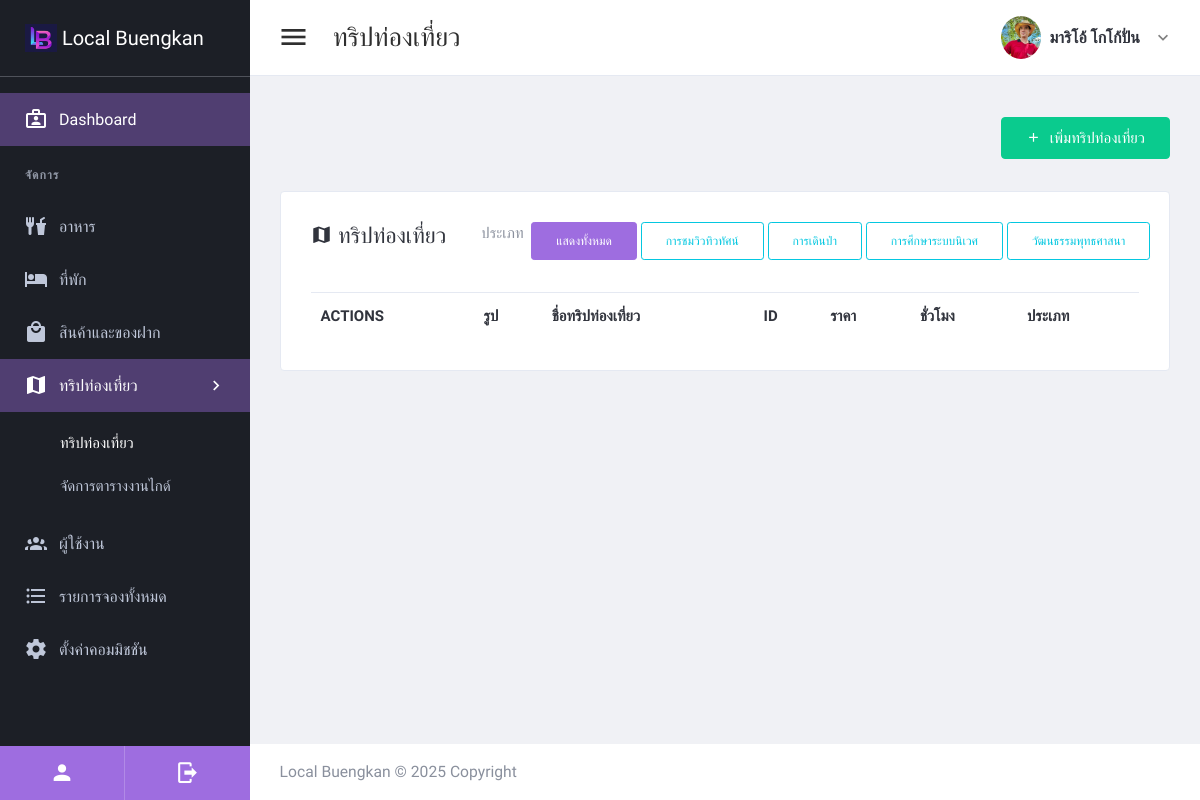
/admin92837/tours.php (signed in), run on the app's committed database.
### tables this page shows
CREATE TABLE `tour_category` (
  `tc_id` int(6) NOT NULL,
  `tc_name` varchar(200) NOT NULL
);

### admin92837/tours.php (the view, shortened to what this page needs)
<!DOCTYPE html>
<html lang="en" dir="ltr">
  <head>
  <link href="plugins/material/css/materialdesignicons.min.css" rel="stylesheet" />
  <link href="plugins/simplebar/simplebar.css" rel="stylesheet" />
  <link href="plugins/nprogress/nprogress.css" rel="stylesheet" />
  <link href="plugins/prism/prism.css" rel="stylesheet" />
    <link href="plugins/toaster/toastr.min.css" rel="stylesheet">
  <link href="plugins/DataTables/DataTables-1.10.18/css/jquery.dataTables.min.css" rel="stylesheet" />
  <link id="main-css-href" rel="stylesheet" href="css/style.css" />
</head>
  <body class="navbar-fixed sidebar-fixed" id="body">
    <div class="wrapper">
<?php include("left-sidebar.php"); ?>
      <div class="page-wrapper">
<?php include("header.php"); ?>
        <div class="content-wrapper">
          <div class="content">
 <div class="card card-default border-0 bg-transparent">
  <div class="card-header align-items-center p-0">
    <a href="#" class="btn btn-success" data-toggle="modal" data-target="#ModalFormAdd">
      <i class="mdi mdi-plus mr-1"></i> เพิ่มทริปท่องเที่ยว
    </a>
  </div>
</div>
<div class="card card-default">
  <div class="card-header">
    <h2><i class="mdi mdi-map"></i> ทริปท่องเที่ยว</h2>
      <div class="row text-right">
      ประเภท &nbsp;
           <button class="btn btn-primary btn-sm category-btn" data-category="all">แสดงทั้งหมด</button>&nbsp;
      <?php
include_once("../connectdb.php");
$sql2 = "SELECT * FROM `tour_category` ORDER BY `tc_id` ASC";
$result2 = $conn->query($sql2);
while ($row2 = $result2->fetch_assoc()) {
?>
					<button class="btn btn-outline-info btn-sm category-btn" data-category="<?=$row2['tc_name'];?>">
						<?=$row2['tc_name'];?>
					</button>&nbsp;
<?php } ?>
</div>
  </div>
  <div class="card-body">
    <table id="productsTable" class="table table-hover table-product" style="width:100%" cellpadding="20">
      <thead>
        <tr>
          <th>Actions</th>
          <th>รูป</th>
          <th>ชื่อทริปท่องเที่ยว</th>
          <th>ID</th>
          <th>ราคา</th>
          <th>ชั่วโมง</th>
          <th>ประเภท</th>
        </tr>
      </thead>
    </table>
  </div>
</div>
</div>
        </div>
<?php include("footer.php"); ?>
      </div>
    </div>
    </body>
</html>

### admin92837/tours.php (style rules this page uses)
body { font-family: "Prompt", serif; }

### data on the page
tour_category: tc_name "การชมวิวทิวทัศน์"
tour_category: tc_name "การเดินป่า"
tour_category: tc_name "การศึกษาระบบนิเวศ"
tour_category: tc_name "วัฒนธรรมพุทธศาสนา"

### other printed values
$_SESSION['bfullname'] "มาริโอ้ โกโก้ปั่น"
